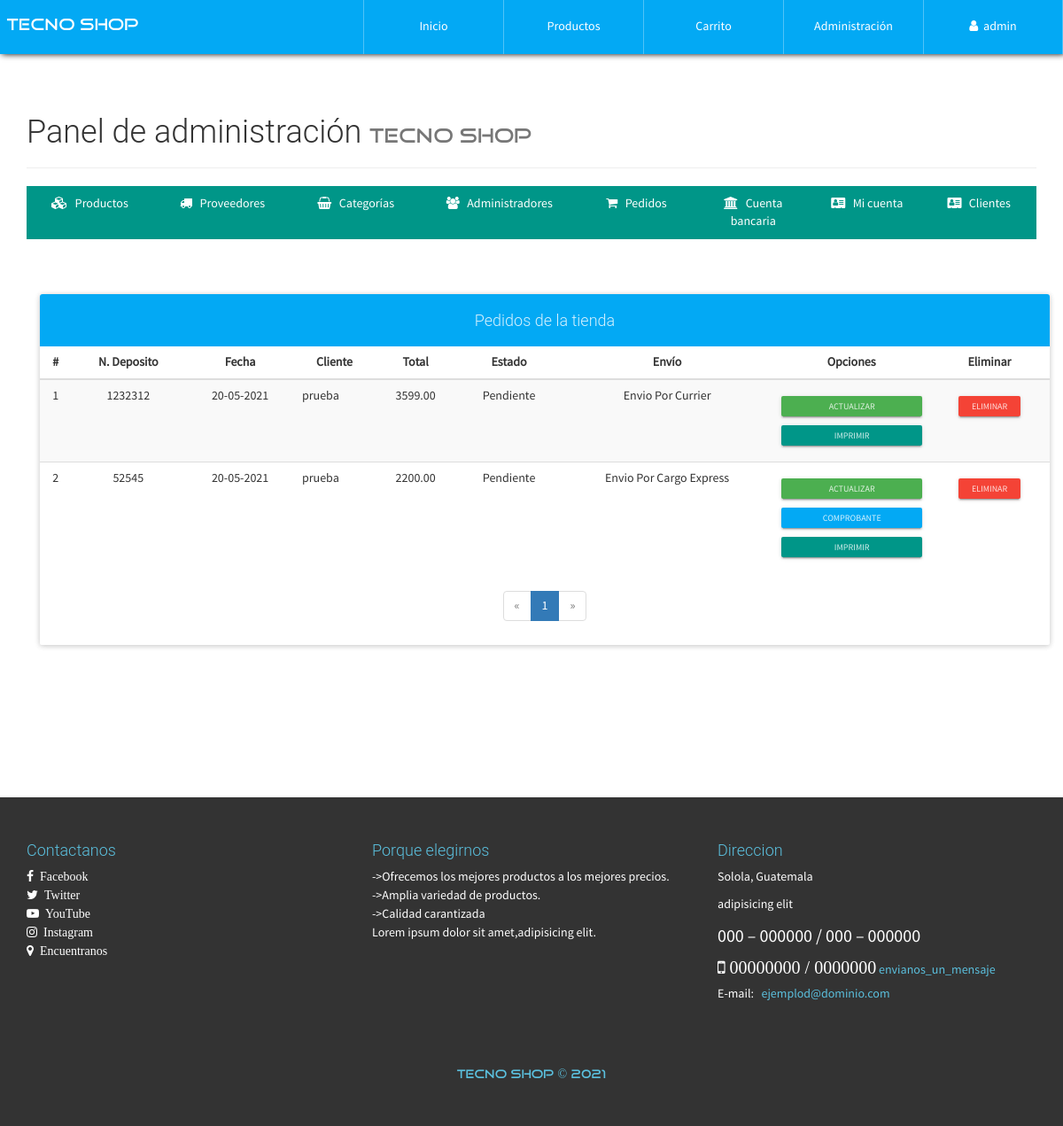
Page /configAdmin.php?view=order (signed in) on the committed database.
### tables this page shows
CREATE TABLE `venta` (
  `NumPedido` int(20) NOT NULL,
  `Fecha` varchar(150) NOT NULL,
  `NIT` varchar(30) NOT NULL,
  `TotalPagar` decimal(30,2) NOT NULL,
  `Estado` varchar(150) NOT NULL,
  `NumeroDeposito` varchar(50) NOT NULL,
  `TipoEnvio` varchar(37) NOT NULL,
  `Adjunto` varchar(50) NOT NULL
);

CREATE TABLE `cliente` (
  `NIT` varchar(30) NOT NULL,
  `Nombre` varchar(30) NOT NULL,
  `NombreCompleto` varchar(70) NOT NULL,
  `Apellido` varchar(70) NOT NULL,
  `Clave` text NOT NULL,
  `Direccion` varchar(200) NOT NULL,
  `Telefono` varchar(20) NOT NULL,
  `Email` varchar(30) NOT NULL
);

### library/consulSQL.php (called while the page is built, shortened)
<?php
class ejecutarSQL {
    public static function conectar(){
        if(!$con=  mysqli_connect(SERVER,USER,PASS,BD)){
            echo "Error en el servidor, verifique sus datos";
        }
        mysqli_set_charset($con, "utf8");
        return $con;
    }
    public static function consultar($query) {
        if (!$consul = mysqli_query(ejecutarSQL::conectar(), $query)) {
            echo 'Error en la consulta SQL ejecutada';
        }
        return $consul;
    }
}

### admin/order-view.php (the view, shortened to what this page needs)
<div class="container">
  <div class="row">
        <div class="col-xs-12">
            <br><br>
            <div class="panel panel-info">
                <div class="panel-heading text-center"><h4>Pedidos de la tienda</h4></div>
                <div class="table-responsive">
                    <table class="table table-striped table-hover">
                        <thead class="">
                            <tr>
                              <th class="text-center">#</th>
                                <th class="text-center">N. Deposito</th>
                                <th class="text-center">Fecha</th>
                                <th class="text-center">Cliente</th>
                                <th class="text-center">Total</th>
                                <th class="text-center">Estado</th>
                                <th class="text-center">Envío</th>
                                <th class="text-center">Opciones</th>
                                <th class="text-center">Eliminar</th>
                            </tr>
                        </thead>
                        <tbody>
                            <?php
                                $mysqli = mysqli_connect(SERVER, USER, PASS, BD);
                                mysqli_set_charset($mysqli, "utf8");
                                $pagina = isset($_GET['pag']) ? (int)$_GET['pag'] : 1;
                                $regpagina = 30;
                                $inicio = ($pagina > 1) ? (($pagina * $regpagina) - $regpagina) : 0;
                                $pedidos=mysqli_query($mysqli,"SELECT SQL_CALC_FOUND_ROWS * FROM venta LIMIT $inicio, $regpagina");
                                $totalregistros = mysqli_query($mysqli,"SELECT FOUND_ROWS()");
                                $totalregistros = mysqli_fetch_array($totalregistros, MYSQLI_ASSOC);
                                $numeropaginas = ceil($totalregistros["FOUND_ROWS()"]/$regpagina);
                                $cr=$inicio+1;
                              while($order=mysqli_fetch_array($pedidos, MYSQLI_ASSOC)){
                            ?>
                            <tr>
                              <td class="text-center"><?php echo $cr; ?></td>
                            <td class="text-center"><?php echo $order['NumeroDeposito']; ?></td>
                            <td class="text-center"><?php echo $order['Fecha']; ?></td>
                            <td>
                                <?php
                                    $conUs= ejecutarSQL::consultar("SELECT Nombre FROM cliente WHERE NIT='".$order['NIT']."'");
                                    $UsP=mysqli_fetch_array($conUs, MYSQLI_ASSOC);
                                    echo $UsP['Nombre'];
                                ?>
                            </td>
                            <td class="text-center"><?php echo $order['TotalPagar']; ?></td>
                            <td class="text-center"><?php echo $order['Estado']; ?></td>
                            <td class="text-center"><?php echo $order['TipoEnvio']; ?></td>
                            <td class="text-center">
                                <a href="#!" class="btn btn-raised btn-xs btn-success btn-block btn-up-order" data-code="<?php echo $order['NumPedido']; ?>">Actualizar</a>
                                <?php
                                    if(is_file("./assets/comprobantes/".$order['Adjunto'])){
                                      echo '<a href="./assets/comprobantes/'.$order['Adjunto'].'" target="_blank" class="btn btn-raised btn-xs btn-info btn-block">Comprobante</a>';
                                    }
                                ?>
                                <a href="./report/factura.php?id=<?php echo $order['NumPedido'];  ?>" class="btn btn-raised btn-xs btn-primary btn-block" target="_blank">Imprimir</a>
                            </td>
                            <td class="text-center">
                              <form action="process/delPedido.php" method="POST" class="FormCatElec" data-form="delete">
                                <button type="submit" class="btn btn-raised btn-xs btn-danger">Eliminar</button>
                              </form>
                            </td>
                            </tr>
                            <?php
                              $cr++;
                              }
                            ?>
                        </tbody>
                    </table>
                </div>
                <?php if($numeropaginas>=1): ?>
                <div class="text-center">
                  <ul class="pagination">
                    <?php if($pagina == 1): ?>
                        <li class="disabled">
                            <a>
                                <span aria-hidden="true">&laquo;</span>
                            </a>
                        </li>
                    <?php endif; ?>
                    <?php
                        for($i=1; $i <= $numeropaginas; $i++ ){
                            if($pagina == $i){
                                echo '<li class="active"><a href="configAdmin.php?view=order&pag='.$i.'">'.$i.'</a></li>';
                            }else{
                                echo '<li><a href="configAdmin.php?view=order&pag='.$i.'">'.$i.'</a></li>';
                            }
                        }
                    ?>
                    <?php if($pagina == $numeropaginas): ?>
                        <li class="disabled">
                            <a>
                                <span aria-hidden="true">&raquo;</span>
                            </a>
                        </li>
                    <?php endif; ?>
                  </ul>
                </div>
                <?php endif; ?>
            </div>
        </div>
  </div>
</div>

### css/style.css (style rules this page uses)
body { font-family: "FontFamilySPro"; line-height: 1.5; font-size: 1.4em; width: 100%; height: 100%; margin: 0px; padding: 0px; background-position: center center; background-repeat: no-repeat; background-attachment: fixed; background-size: cover; background-color: #fff; }
#container-page-configAdmin { background-image: url(../assets/img/font-registration.JPG); }

### rows in the picture
venta: NumeroDeposito "1232312", Fecha "20-05-2021", NIT.Nombre "prueba", TotalPagar "3599.00", Estado "Pendiente", TipoEnvio "Envio Por Currier"
venta: NumeroDeposito "52545", Fecha "20-05-2021", NIT.Nombre "prueba", TotalPagar "2200.00", Estado "Pendiente", TipoEnvio "Envio Por Cargo Express"

### other values in the picture
$_SESSION['nombreAdmin'] "admin"
